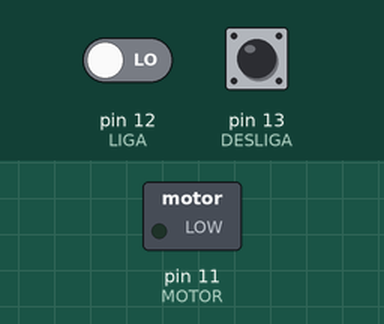
Recording of a sketch running on a simulated Arduino Uno, built with avr-gcc and run on an emulated ATmega328P. Shown: switched loads named in the sketch (green lamp = pin HIGH). The inputs (shaded band) are chosen by the test bench; at power-on: pin 12 (LIGA) LOW, pin 13 (DESLIGA) LOW.

Above: at 1.2 s.
1.3 s: pin 12 (LIGA) driven HIGH
At 2.5 s:
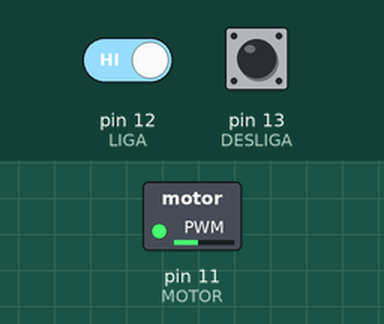
2.8 s: pin 13 (DESLIGA) driven HIGH
At 3.6 s:
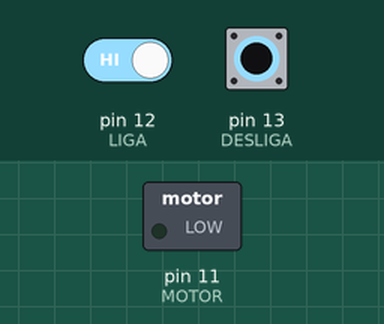
4.3 s: pin 13 (DESLIGA) driven LOW
At 5.4 s:
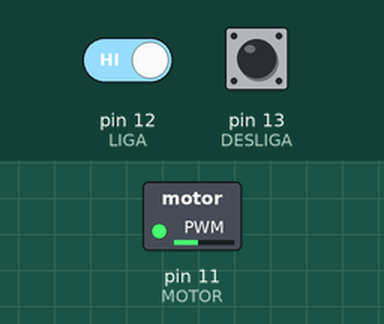
5.8 s: pin 13 (DESLIGA) pulsed HIGH 2 times (0.12 s each, 0.3 s apart)
Timing chart, 0 to 8.8 s (numbered marks = the images above; inputs shaded):
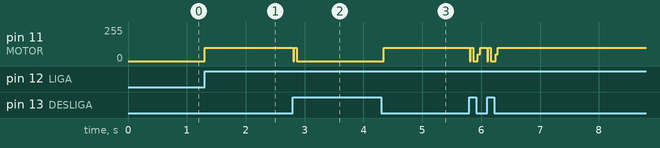

The sketch:

BotaoMotor.ino
```cpp
#define  MOTOR 11
#define  LIGA 12
#define  DESLIGA 13

int bt1 = 0;
int bt2 = 0;
void setup() {
  pinMode(MOTOR , OUTPUT);
    pinMode(LIGA , INPUT);
    pinMode(DESLIGA , INPUT);
}

void loop() {
    bt1 = digitalRead(LIGA);
    bt2 = digitalRead(DESLIGA);
    if(bt1 == 1){
      analogWrite( MOTOR, 100);
    }

    if(bt2 == 1){
      analogWrite( MOTOR, 0);
    }
  delay(10);
}
```

Measured:
- after the input at 1.3 s, pin 11 (MOTOR): 0/255 → 100/255 at once
- after the input at 2.8 s, pin 11 (MOTOR): 100/255 → 0/255 at once
- after the input at 4.3 s, pin 11 (MOTOR): 0/255 → 100/255 after 0.05 s
